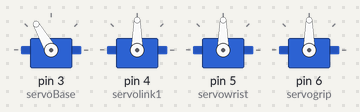
The sketch below on a simulated Arduino Uno, built with avr-gcc and run on an emulated ATmega328P. Shown: 4 × servo.

Above: at 0.1 s.
At 4.5 s:
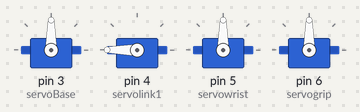
At 7.3 s:
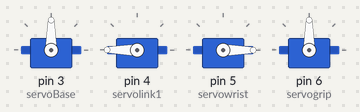
At 12.0 s:
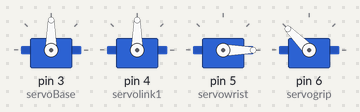
At 17.8 s:
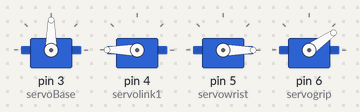
At 26.0 s:
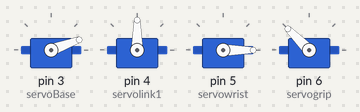
Timing chart, 0 to 27.5 s (numbered marks = the images above):
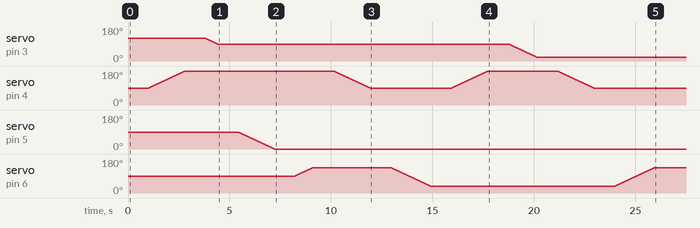

The sketch:

Arduino_Test_Code.ino
```cpp
/*
  3-DOF Robotic Arm — Test/Calibration Code
  Extracted from: Appendix, "Arduino Test Code"

  A simpler, fixed-sequence servo movement test used to validate servo
  wiring, range of motion, and smooth interpolation before running the
  full inverse-kinematics pick-and-place program.
*/

#include <Servo.h>

Servo servoBase;
Servo servolink1;
Servo servowrist;
Servo servogrip;

void smoothMove(Servo &servo, int fromAngle, int toAngle, int stepDelay) {
  int step = (fromAngle < toAngle) ? 1 : -1;
  for (int angle = fromAngle; angle != toAngle; angle += step) {
    servo.write(angle);
    delay(stepDelay);
  }
  servo.write(toAngle);
}

void setup() {
  servoBase.attach(3);
  servolink1.attach(4);
  servowrist.attach(5);
  servogrip.attach(6);

  servoBase.write(120);
  servolink1.write(90);
  servowrist.write(90);
  servogrip.write(90);
  delay(1000);

  smoothMove(servolink1, 90, 180, 20);
  delay(1000);

  smoothMove(servoBase, 120, 90, 20);
  delay(1000);

  smoothMove(servowrist, 90, 0, 20);
  delay(1000);

  smoothMove(servogrip, 90, 135, 20);
  delay(1000);

  smoothMove(servolink1, 180, 90, 20);
  delay(1000);

  smoothMove(servogrip, 135, 35, 20);
  delay(1000);

  smoothMove(servolink1, 90, 180, 20);
  delay(1000);

  smoothMove(servoBase, 90, 20, 20);
  delay(1000);

  smoothMove(servolink1, 180, 90, 20);
  delay(1000);

  smoothMove(servogrip, 35, 135, 20);
  delay(1000);
}

void loop() {}
```
